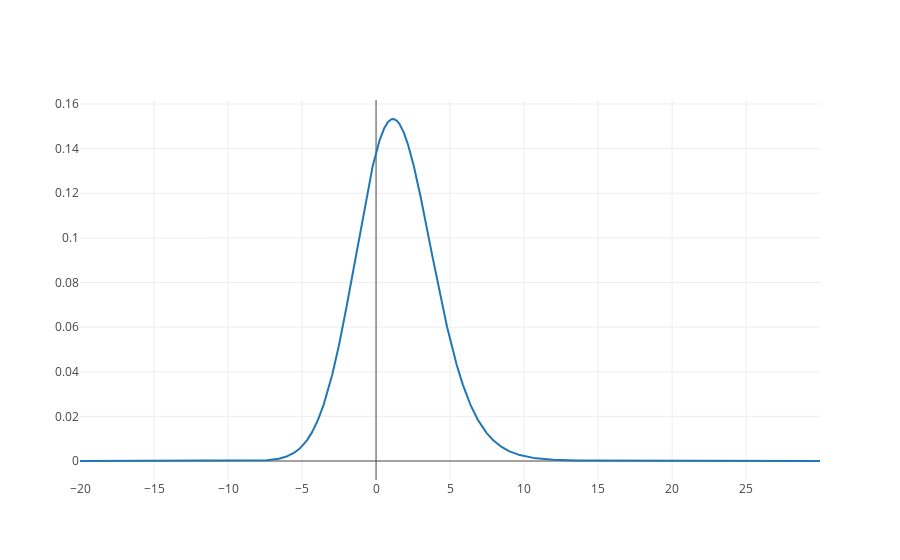

The code cell stored with this chart in its notebook:
### Code cell
a = ExponentiallyModifiedGaussian(loc = 0.*torch.ones(3,4), 
                                  scale = 2.3*torch.ones(3,4), 
                                  expamplitude=1.4*torch.ones(3,4))

inp = torch.arange(-20., 30., 0.01)
plot(a.log_prob(inp.view(-1,1,1))[:,1,1].exp().clamp(0.,1.).view(-1,1), inp.view(-1))

### Figure 1 — Plotly figure (JSON) as saved in the notebook; plotly's stock layout.template omitted (floating-point values rounded to 4 significant figures; data arrays with more than 128 entries replaced by an {"elided": "..."} marker saying what was removed)
{"data": [{"type": "scatter", "x": {"elided": "5000 float values"}, "y": {"elided": "5000 float values"}}], "layout": {}}
